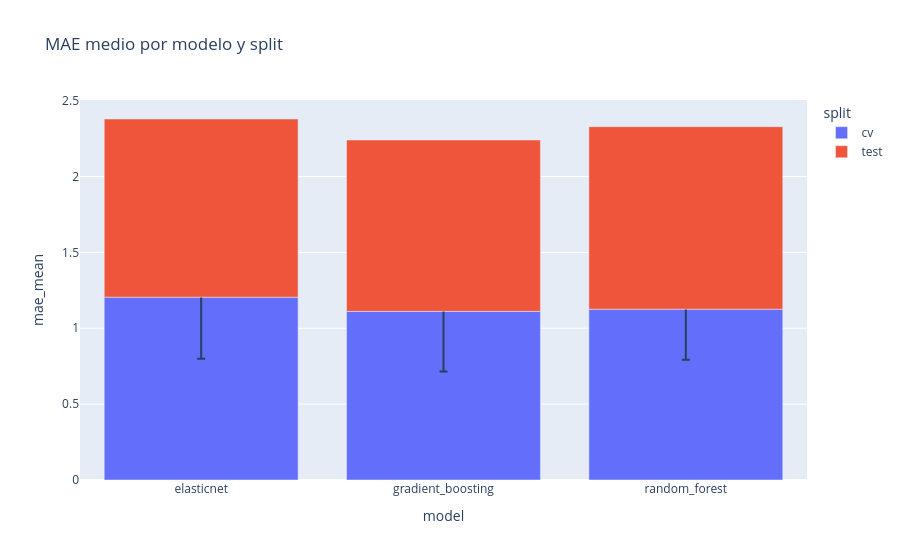
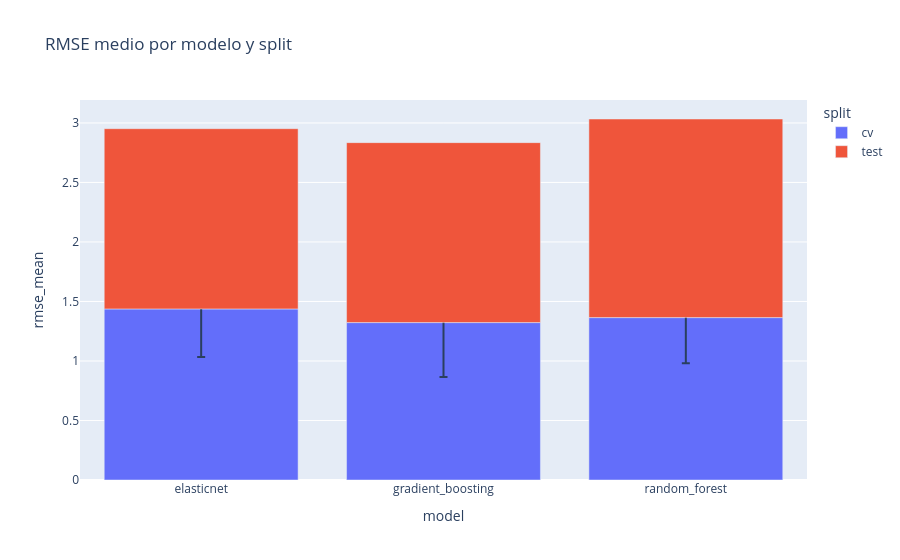
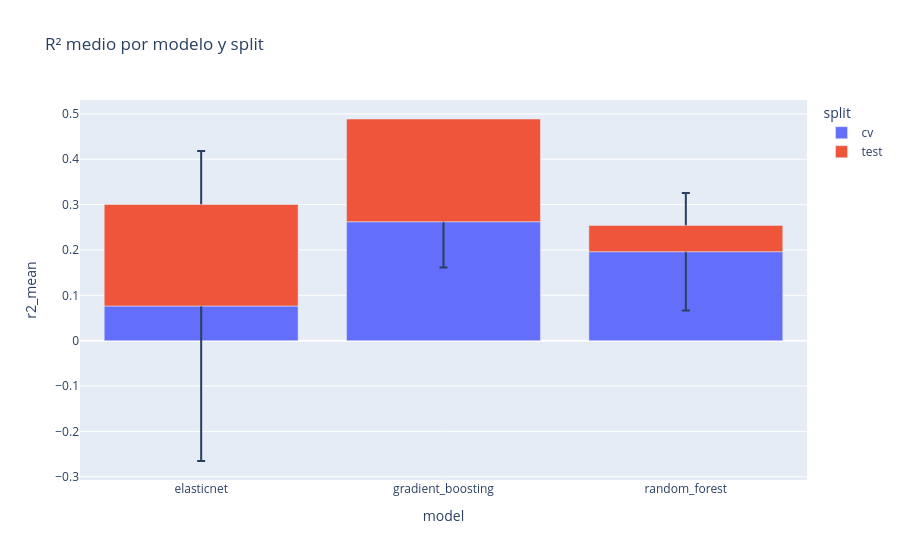

The cell these charts' notebook holds for them, in order:
### Markdown cell above
### 2. Metrics Comparison
Charts to compare MAE/RMSE/R² by model and split.

### Code cell
fig = px.bar(
    summary_df,
    x="model",
    y="mae_mean",
    color="split",
    error_y="mae_std",
    title="MAE medio por modelo y split",
)
fig.show()

fig = px.bar(
    summary_df,
    x="model",
    y="rmse_mean",
    color="split",
    error_y="rmse_std",
    title="RMSE medio por modelo y split",
)
fig.show()

fig = px.bar(
    summary_df,
    x="model",
    y="r2_mean",
    color="split",
    error_y="r2_std",
    title="R² medio por modelo y split",
)
fig.show()

### Figure 1 — Plotly figure (JSON) as saved in the notebook; plotly's stock layout.template omitted (floating-point values rounded to 4 significant figures)
{"data": [{"error_y": {"array": [0.4052, 0.396, 0.3333]}, "hovertemplate": "split=cv<br>model=%{x}<br>mae_mean=%{y}<extra></extra>", "legendgroup": "cv", "marker": {"color": "#636efa", "pattern": {"shape": ""}}, "name": "cv", "orientation": "v", "showlegend": true, "textposition": "auto", "type": "bar", "x": ["elasticnet", "gradient_boosting", "random_forest"], "xaxis": "x", "y": [1.205, 1.111, 1.126], "yaxis": "y"}, {"error_y": {"array": [NaN, NaN, NaN]}, "hovertemplate": "split=test<br>model=%{x}<br>mae_mean=%{y}<extra></extra>", "legendgroup": "test", "marker": {"color": "#EF553B", "pattern": {"shape": ""}}, "name": "test", "orientation": "v", "showlegend": true, "textposition": "auto", "type": "bar", "x": ["elasticnet", "gradient_boosting", "random_forest"], "xaxis": "x", "y": [1.174, 1.129, 1.203], "yaxis": "y"}], "layout": {"barmode": "relative", "legend": {"title": {"text": "split"}, "tracegroupgap": 0}, "title": {"text": "MAE medio por modelo y split"}, "xaxis": {"anchor": "y", "domain": [0, 1], "title": {"text": "model"}}, "yaxis": {"anchor": "x", "domain": [0, 1], "title": {"text": "mae_mean"}}}}

### Figure 2 — Plotly figure (JSON) as saved in the notebook; plotly's stock layout.template omitted (floating-point values rounded to 4 significant figures)
{"data": [{"error_y": {"array": [0.4041, 0.4567, 0.3846]}, "hovertemplate": "split=cv<br>model=%{x}<br>rmse_mean=%{y}<extra></extra>", "legendgroup": "cv", "marker": {"color": "#636efa", "pattern": {"shape": ""}}, "name": "cv", "orientation": "v", "showlegend": true, "textposition": "auto", "type": "bar", "x": ["elasticnet", "gradient_boosting", "random_forest"], "xaxis": "x", "y": [1.437, 1.323, 1.365], "yaxis": "y"}, {"error_y": {"array": [NaN, NaN, NaN]}, "hovertemplate": "split=test<br>model=%{x}<br>rmse_mean=%{y}<extra></extra>", "legendgroup": "test", "marker": {"color": "#EF553B", "pattern": {"shape": ""}}, "name": "test", "orientation": "v", "showlegend": true, "textposition": "auto", "type": "bar", "x": ["elasticnet", "gradient_boosting", "random_forest"], "xaxis": "x", "y": [1.515, 1.512, 1.669], "yaxis": "y"}], "layout": {"barmode": "relative", "legend": {"title": {"text": "split"}, "tracegroupgap": 0}, "title": {"text": "RMSE medio por modelo y split"}, "xaxis": {"anchor": "y", "domain": [0, 1], "title": {"text": "model"}}, "yaxis": {"anchor": "x", "domain": [0, 1], "title": {"text": "rmse_mean"}}}}

### Figure 3 — Plotly figure (JSON) as saved in the notebook; plotly's stock layout.template omitted (floating-point values rounded to 4 significant figures)
{"data": [{"error_y": {"array": [0.3418, 0.101, 0.1297]}, "hovertemplate": "split=cv<br>model=%{x}<br>r2_mean=%{y}<extra></extra>", "legendgroup": "cv", "marker": {"color": "#636efa", "pattern": {"shape": ""}}, "name": "cv", "orientation": "v", "showlegend": true, "textposition": "auto", "type": "bar", "x": ["elasticnet", "gradient_boosting", "random_forest"], "xaxis": "x", "y": [0.07641, 0.2621, 0.1961], "yaxis": "y"}, {"error_y": {"array": [NaN, NaN, NaN]}, "hovertemplate": "split=test<br>model=%{x}<br>r2_mean=%{y}<extra></extra>", "legendgroup": "test", "marker": {"color": "#EF553B", "pattern": {"shape": ""}}, "name": "test", "orientation": "v", "showlegend": true, "textposition": "auto", "type": "bar", "x": ["elasticnet", "gradient_boosting", "random_forest"], "xaxis": "x", "y": [0.2239, 0.2266, 0.05801], "yaxis": "y"}], "layout": {"barmode": "relative", "legend": {"title": {"text": "split"}, "tracegroupgap": 0}, "title": {"text": "R² medio por modelo y split"}, "xaxis": {"anchor": "y", "domain": [0, 1], "title": {"text": "model"}}, "yaxis": {"anchor": "x", "domain": [0, 1], "title": {"text": "r2_mean"}}}}
